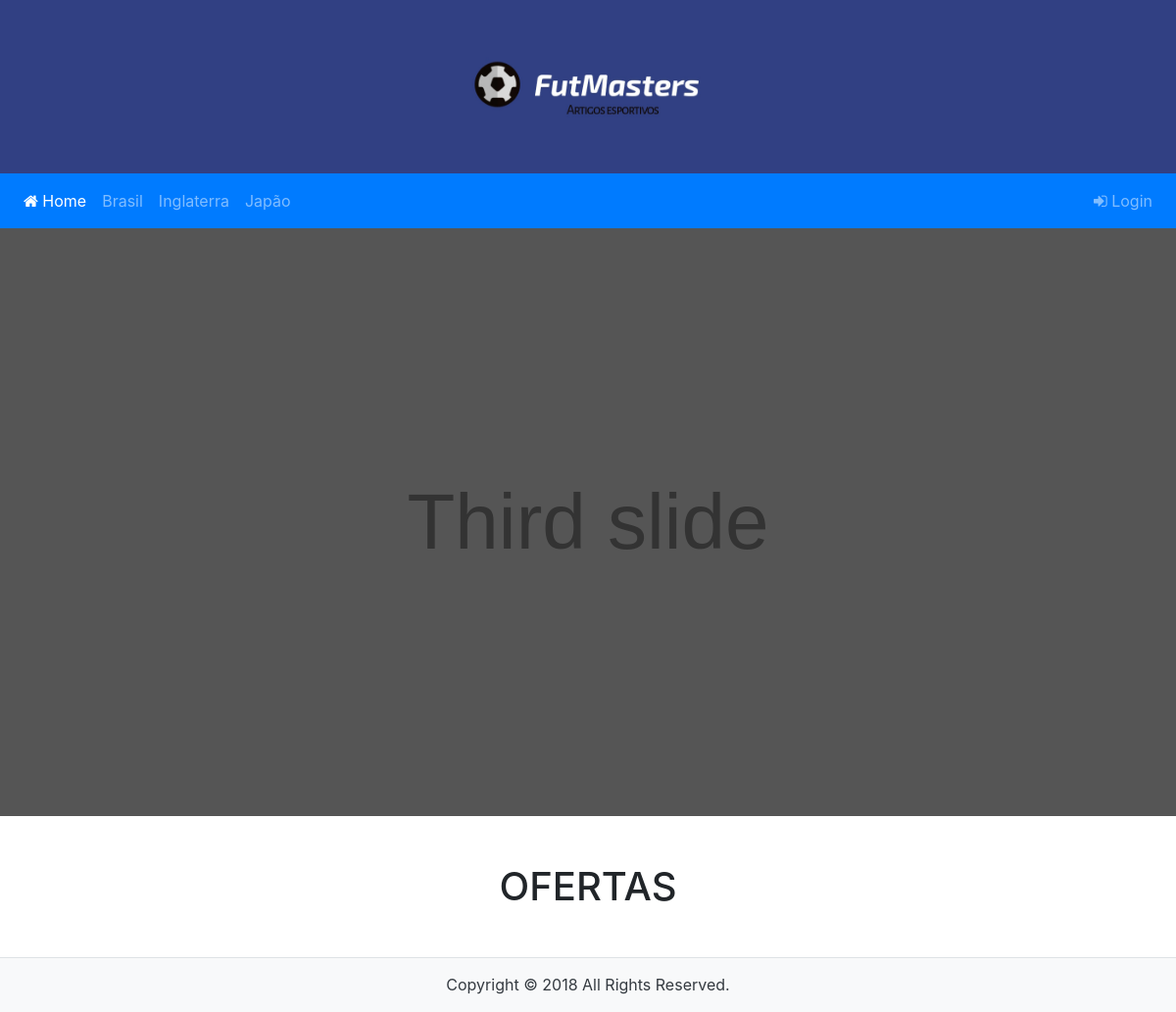
Before: /Paginas/home.php with the older database file.
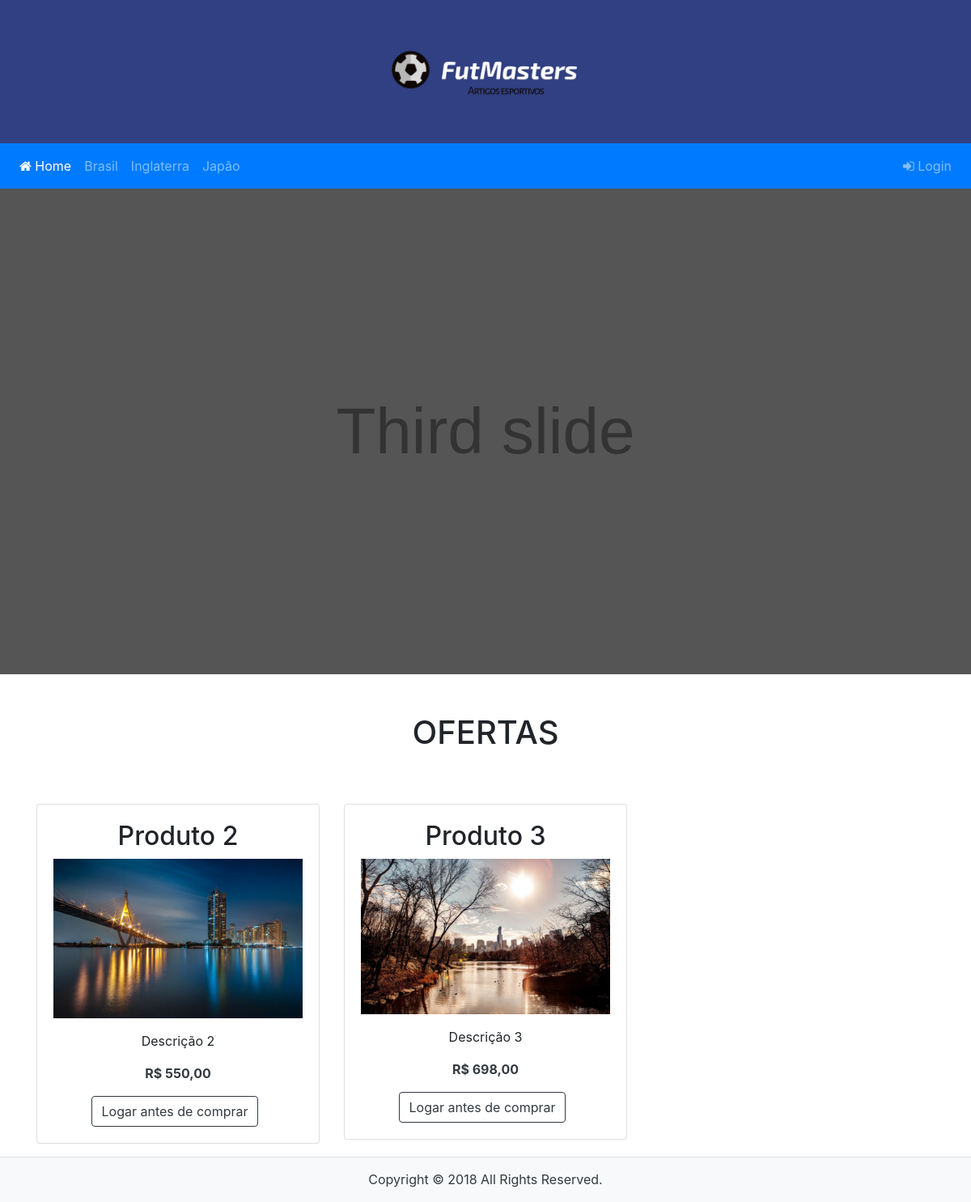
After: the same page with the newer database file.
### tables this page shows
CREATE TABLE `categorias` (
  `id` int(11) NOT NULL AUTO_INCREMENT,
  `nome` varchar(255) DEFAULT NULL,
  `status` int(11) DEFAULT NULL,
  PRIMARY KEY (`id`)
);

CREATE TABLE `produtos` (
  `id` int(11) NOT NULL AUTO_INCREMENT,
  `sub_categoria_id` int(11) DEFAULT NULL,
  `nome` varchar(255) DEFAULT NULL,
  `descricao` varchar(255) DEFAULT NULL,
  `preco` float DEFAULT NULL,
  `quantidade` int(11) DEFAULT NULL,
  `foto` varchar(255) DEFAULT NULL,
  `status` int(11) DEFAULT NULL,
  `oferta` int(1) DEFAULT '0',
  PRIMARY KEY (`id`),
  KEY `fk_produto_sub_categoria` (`sub_categoria_id`),
  CONSTRAINT `fk_produto_sub_categoria` FOREIGN KEY (`sub_categoria_id`) REFERENCES `sub_categorias` (`id`)
);

### DAO/Banco.php (called while the page is built, shortened)
<?php
class Banco
{
    private $conn;
    function __construct($host = "localhost", $user = "root", $senha = "q1w2e3r4", $banco = "lojauninove")
    {
        $this->host = $host;
        $this->user = $user;
        $this->senha = $senha;
        $this->banco = $banco;
        $this->conn = new mysqli($this->host, $this->user, $this->senha, $this->banco);
    }
    public function getConn()
    {
        return $this->conn;
    }
}

### Controller/PageController.php (called while the page is built, shortened)
<?php
class PageController
{
    private $dao;
    function __construct()
    {
        $this->dao = new CategoriaDAO();
        $this->pro_dao = new ProdutoDAO();
    }
    public function index(){
        return [
            "categorias" => $this->dao->getCategorias()
        ];
    }
    public function home(){
        return [
            "produtos" => $this->pro_dao->getProdutos(1)
        ];
    }
}

### DAO/CategoriaDAO.php (called while the page is built, shortened)
<?php
class CategoriaDAO extends Banco
{
    public function getCategoria($id){
        $query = "SELECT id, nome, status FROM categorias WHERE id = ".$id;
        $stmt = $this->getConn()->prepare($query);
        $stmt->execute();
        $stmt->bind_result($id, $nome, $status);
        while($stmt->fetch()){
            $categoria = new Categoria();
            $categoria->setId($id);
            $categoria->setNome($nome);
            $categoria->setStatus($status);
        }
        return $categoria;
    }
    public function getCategorias(){
        $query = "SELECT id, nome, status FROM categorias";
        $stmt = $this->getConn()->prepare($query);
        $stmt->execute();
        $stmt->bind_result($id, $nome, $status);
        $categorias = [];
        while($stmt->fetch()){
            $categoria = new Categoria();
            $categoria->setId($id);
            $categoria->setNome($nome);
            $categoria->setStatus($status);
            $categorias[] = $categoria;
        }
        return $categorias;
    }
}

### Model/Categoria.php (called while the page is built, shortened)
<?php
class Categoria
{
    private $id;
    private $nome;
    public function getId()
    {
        return $this->id;
    }
    public function setId($id)
    {
        $this->id = $id;
    }
    public function getNome()
    {
        return $this->nome;
    }
    public function setNome($nome)
    {
        $this->nome = $nome;
    }
}

### DAO/ProdutoDAO.php (called while the page is built, shortened)
<?php
class ProdutoDAO extends Banco{
    public function getProdutos($oferta = null){
        $query = "SELECT * FROM produtos".( $oferta ? " WHERE oferta = 1" : "");
        $stmt = $this->getConn()->prepare($query);
        $stmt->execute();
        $stmt->bind_result($id, $sub_categoria_id, $nome, $descricao, $preco, $quantidade, $foto, $status, $oferta);
        $produtos = [];
        $sub_dao = new SubCategoriaDAO();
        while($stmt->fetch()){
            $produto = new Produto();
            $produto->setId($id);
            $produto->setSubCategoria($sub_dao->getSubCategoria($sub_categoria_id));
            $produto->setNome($nome);
            $produto->setDescricao($descricao);
            $produto->setPreco($preco);
            $produto->setQuantidade($quantidade);
            $produto->setFoto($foto);
            $produto->setStatus($status);
            $produto->setOferta($oferta);
            $produtos[] = $produto;
        }
        return $produtos;
    }
}

### DAO/SubCategoriaDAO.php (called while the page is built, shortened)
<?php
class SubCategoriaDAO extends Banco
{
    public function getSubCategoria($id){
        $cat_dao = new CategoriaDAO();
        $query = "SELECT id, nome, status, categoria_id FROM sub_categorias WHERE id = ".$id;
        $stmt = $this->getConn()->prepare($query);
        $stmt->execute();
        $stmt->bind_result($id, $nome, $status, $categoria_id);
        while($stmt->fetch()){
            $sub_categoria = new SubCategoria();
            $sub_categoria->setId($id);
            $sub_categoria->setNome($nome);
            $sub_categoria->setStatus($status);
            $sub_categoria->setCategoria($cat_dao->getCategoria($categoria_id));
        }
        return $sub_categoria;
    }
}

### Model/Produto.php (called while the page is built, shortened)
<?php
class Produto
{
    private $nome;
    private $descricao;
    private $preco;
    private $foto;
    public function getNome()
    {
        return $this->nome;
    }
    public function setNome($nome)
    {
        $this->nome = $nome;
    }
    public function getDescricao()
    {
        return $this->descricao;
    }
    public function setDescricao($descricao)
    {
        $this->descricao = $descricao;
    }
    public function getPreco($format=null)
    {
        if(empty($format))
            return $this->preco;
        else
            return "R$&nbsp;".number_format($this->preco, 2, ",", ".");
    }
    public function setPreco($preco)
    {
        $this->preco = $preco;
    }
    public function getFoto()
    {
        return $this->foto;
    }
    public function setFoto($foto)
    {
        $this->foto = $foto;
    }
}

### Paginas/home.php (the view, shortened to what this page needs)
<?php
    include '../Templates/header.php';
    $home = $controller->home();
    ?>
    <div id="carouselExampleSlidesOnly" class="carousel slide" data-ride="carousel">
        <div class="carousel-inner">
            <div class="carousel-item active">
                <img class="d-block w-100" alt="First slide">
            </div>
        </div>
    </div>
    <h1 class="text-center text-uppercase my-5">Ofertas</h1>
    <div class="container">
        <div class="row">
            <?php foreach($home['produtos'] as $p):?>
                <div class="col-lg-4 col-md-12">
                    <div class="card text-center my-3">
                        <div class="card-body">
                            <h2><?php echo $p->getNome()?></h2>
                            <img class="img-fluid mb-3" src="/Uploads/<?php echo $p->getFoto()?>" alt="<?php echo $p->getNome()?>">
                            <p><?php echo $p->getDescricao()?></p>
                            <p class="text-dark">
                                <strong><?php echo $p->getPreco(1)?></strong>
                            </p>
                            <?php if(isset($_SESSION['usuario'])):?>
                                <a class="btn btn-dark mr-2" href="/Paginas/produto.php?id_produto=<?php echo $p->getId()?>">Ver</a>
                                <a class="btn btn-success" href="/Paginas/carrinho.php?id_produto=<?php echo $p->getId()?>">Comprar</a>
                            <?php else:?>
                                <a class="btn btn-outline-dark mr-2" href="/Paginas/login.php">Logar antes de comprar</a>
                            <?php endif?>
                        </div>
                    </div>
                </div>
            <?php endforeach;?>
        </div>
    </div>
<?php include '../Templates/footer.php' ?>

### Templates/header.php (shortened to what this page needs)
<?php
require_once "../Controller/PageController.php";
$controller = new \Controller\PageController();
$page = $controller->index();
?>
<!DOCTYPE html>
<html lang="pt" dir="ltr">
    <head>
        <link rel="stylesheet" href="/Templates/fonts/css/font-awesome.min.css">
        <link rel="stylesheet" href="/Templates/css/bootstrap.min.css">
        <link rel="stylesheet" href="/Templates/css/style.css">
    </head>
<body>
<div class="conteudo">
    <div class="container-fluid text-center py-5 bg-azul">
        <div class="row">
            <div class="col">
                <a href="/">
                    <img width="250" class="img-fluid" src="/img/logo-fut.jpg" alt="Fut Master - artigos esportivos" title="Fut Master - artigos esportivos">
                </a>
            </div>
        </div>
    </div>
    <?php include "menu.php" ?>

### Templates/menu.php (shortened to what this page needs)
<nav class="navbar navbar-expand-lg navbar-dark bg-primary">
    <div class="collapse navbar-collapse" id="navbarSupportedContent">
        <ul class="navbar-nav mr-auto">
            <li class="nav-item <?php echo empty($_GET['id']) ? 'active' : '' ?>">
                <a class="nav-link" href="/Paginas/home.php">
                    <i class="fa fa-home"></i>
                    Home
                </a>
            </li>
            <?php foreach($page['categorias'] as $cat):?>
                <li class="nav-item <?php echo $cat->getId() == @$_GET["id"] ? 'active' : '' ?>">
                    <a class="nav-link" href="/Paginas/categorias.php?id=<?php echo $cat->getId()?>"><?php echo $cat->getNome()?></a>
                </li>
            <?php endforeach;?>
        </ul>
        <ul class="navbar-nav">
            <?php if(!isset($_SESSION['usuario'])):?>
                <li class="nav-item">
                    <a class="nav-link" href="/Paginas/login.php">
                        <i class="fa fa-sign-in"></i>
                        Login
                    </a>
                </li>
            <?php endif?>
        </ul>
    </div>
</nav>

### Templates/footer.php
    </div>
    <footer class="container-fluid bg-light border-top">
        <p class="text-center text-dark">Copyright &copy; <?php echo date("Y") ?> All Rights Reserved.</p>
    </footer>
</body>
</html>

### Templates/css/style.css (style rules this page uses)
html,body { width: 100%; height: 100%; float: left; }
.conteudo { width: 100%; height: auto; min-height: 100%; padding-bottom: 56px; }
footer { height: 56px; float: left; padding-top: 15px; margin-top: -56px; margin-bottom: 0; }
.bg-azul { background: #314083; }

Changed rows visible on the page:
now on this page (row edited): produtos: nome "Produto 2", foto (picture), descricao "Descrição 2", preco "R$ 550,00"
now on this page (row edited): produtos: nome "Produto 3", foto (picture), descricao "Descrição 3", preco "R$ 698,00"
